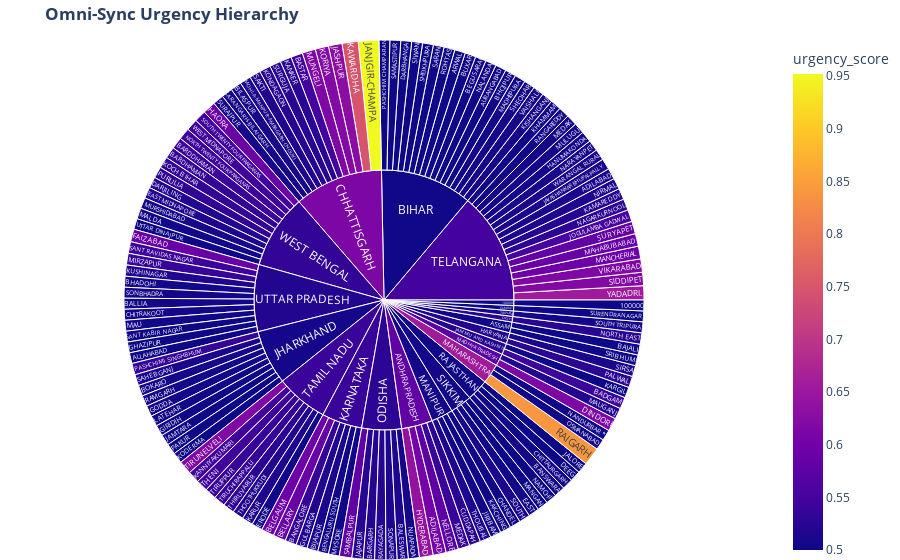

This figure's notebook cell:
### Code cell
fig_sun = px.sunburst(
    df_omni[df_omni['urgency_score'] > 0.5], # Show only high-urgency zones
    path=['state', 'district'], 
    values='urgency_score',
    color='urgency_score',
    color_continuous_scale='Plasma',
    title="<b>Omni-Sync Urgency Hierarchy</b>"
)

fig_sun.update_layout(margin=dict(t=40, l=0, r=0, b=0))
fig_sun.show()

### Figure 1 — Plotly figure (JSON) as saved in the notebook; plotly's stock layout.template omitted (floating-point values rounded to 4 significant figures; data arrays with more than 128 entries replaced by an {"elided": "..."} marker saying what was removed)
{"data": [{"branchvalues": "total", "customdata": {"elided": "162x1 float values"}, "domain": {"x": [0, 1], "y": [0, 1]}, "hovertemplate": "labels=%{label}<br>urgency_score_sum=%{value}<br>parent=%{parent}<br>id=%{id}<br>urgency_score=%{color}<extra></extra>", "ids": {"elided": "162 str values"}, "labels": {"elided": "162 str values"}, "marker": {"coloraxis": "coloraxis", "colors": {"elided": "162 float values"}}, "name": "", "parents": {"elided": "162 str values"}, "type": "sunburst", "values": {"elided": "162 float values"}}], "layout": {"coloraxis": {"colorbar": {"title": {"text": "urgency_score"}}, "colorscale": [[0, "#0d0887"], [0.1111, "#46039f"], [0.2222, "#7201a8"], [0.3333, "#9c179e"], [0.4444, "#bd3786"], [0.5556, "#d8576b"], [0.6667, "#ed7953"], [0.7778, "#fb9f3a"], [0.8889, "#fdca26"], [1, "#f0f921"]]}, "legend": {"tracegroupgap": 0}, "margin": {"b": 0, "l": 0, "r": 0, "t": 40}, "title": {"text": "<b>Omni-Sync Urgency Hierarchy</b>"}}}
